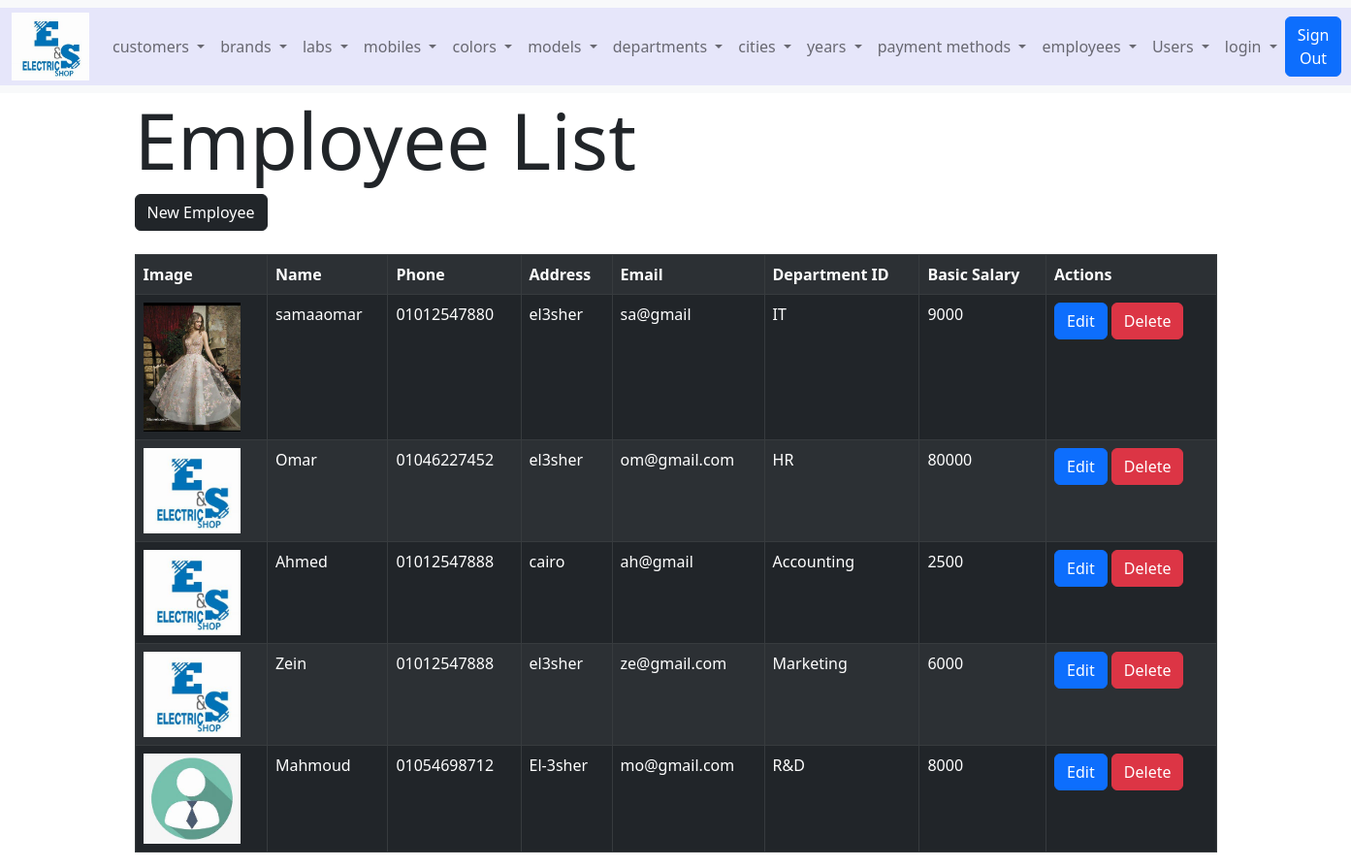
Page /employee_list.php (signed in) on the committed database.
### tables this page shows
CREATE TABLE IF NOT EXISTS `employees` (
  `id` int(11) NOT NULL AUTO_INCREMENT,
  `image` varchar(255) NOT NULL DEFAULT 'default.png',
  `name` varchar(150) NOT NULL,
  `phone` char(15) NOT NULL,
  `address` varchar(255) NOT NULL,
  `email` varchar(100) DEFAULT NULL,
  `department_id` int(11) NOT NULL,
  `basic_salary` float NOT NULL,
  `active` tinyint(4) NOT NULL DEFAULT '1',
  PRIMARY KEY (`id`),
  KEY `department_id` (`department_id`)
);

CREATE TABLE IF NOT EXISTS `departments` (
  `id` int(11) NOT NULL AUTO_INCREMENT,
  `name` varchar(20) NOT NULL,
  `active` tinyint(4) NOT NULL DEFAULT '1',
  PRIMARY KEY (`id`)
);

### functions/employees_functions.php (called while the page is built, shortened)
<?php
 function employees_list($status="active"){
  global $conn;
  if($status=="active"){
    $sql = "SELECT employees.*,departments.name AS department_name
    FROM employees,departments
    WHERE departments.id=employees.department_id and employees.active =1";
  }
  elseif ($status=="deleted") {
    $sql = "SELECT employees.*,departments.name AS department_name
    FROM employees,departments
    WHERE departments.id=employees.department_id and employees.active =0";
  }
    $data = mysqli_query($conn,$sql);
    return $data;
  }
?>

### employee_list.php (the view, shortened to what this page needs)
<?php
$data=employees_list();
 ?>
<!DOCTYPE html>
<html lang="en" dir="ltr">
  <head>
    <?php include 'style.php'; ?>
  </head>
  <body>
    <?php include 'navbar.php'; ?>
    <div class="container">
    <h1 class="display-1">Employee List</h1>
    <a class="btn btn-dark mb-4 " href="employee_new.php">New Employee</a>
        <table class="table table-dark table-bordered table-striped">
          <tr>
          <td><b>Image</b></td>
          <td><b>Name</b></td>
          <td><b>Phone</b></td>
          <td><b>Address</b></td>
          <td><b>Email</b></td>
          <td><b>Department ID</b></td>
          <td><b>Basic Salary</b></td>
          <td><b>Actions</b></td>
          </tr>
    <?php while ($employee=mysqli_fetch_assoc($data)) {?>
          <tr>
            <td> <img class="employee-logo" src="img/employees/<?php echo $employee["image"]; ?>" > </td>
            <td><?php echo $employee["name"]; ?></td>
            <td><?php echo $employee["phone"]; ?></td>
            <td><?php echo $employee["address"]; ?></td>
            <td><?php echo $employee["email"]; ?></td>
            <td><?php echo $employee["department_name"]; ?></td>
            <td><?php echo $employee["basic_salary"]; ?></td>
            <td>
              <a class="btn btn-primary" href="employee_edit.php?id=<?php echo $employee["id"];?>">Edit</a>
              <a class="btn btn-danger" href="employee_list.php?id=<?php echo $employee["id"];?>">Delete</a>
            </td>
          </tr>
    <?php } ?>
    </table>
  </div>
  </body>
</html>

### css/styles.css (style rules this page uses)
.employee-logo { width: 100px; }

### rows in the picture
employees: image (picture), name "samaaomar", phone "01012547880", address "el3sher", email "sa@gmail", department.name "IT", basic_salary "9000"
employees: image (placeholder picture), name "Omar", phone "01046227452", address "el3sher", email "om@gmail.com", department.name "HR", basic_salary "80000"
employees: image (placeholder picture), name "Ahmed", phone "01012547888", address "cairo", email "ah@gmail", department.name "Accounting", basic_salary "2500"
employees: image (placeholder picture), name "Zein", phone "01012547888", address "el3sher", email "ze@gmail.com", department.name "Marketing", basic_salary "6000"
employees: image (picture), name "Mahmoud", phone "01054698712", address "El-3sher", email "mo@gmail.com", department.name "R&D", basic_salary "8000"
